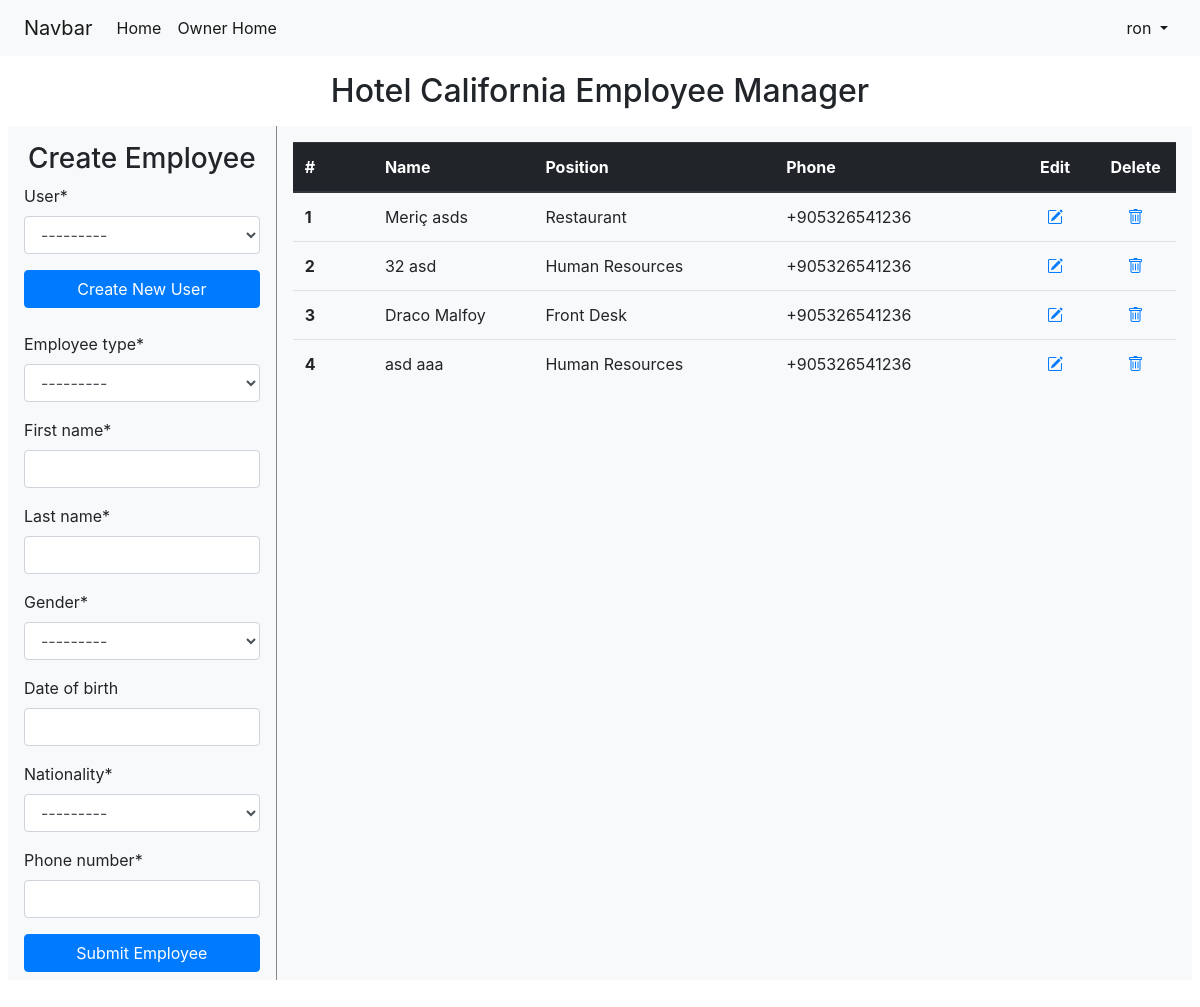
The page /manager/2/employee_manager (signed in) on the database as committed earlier.
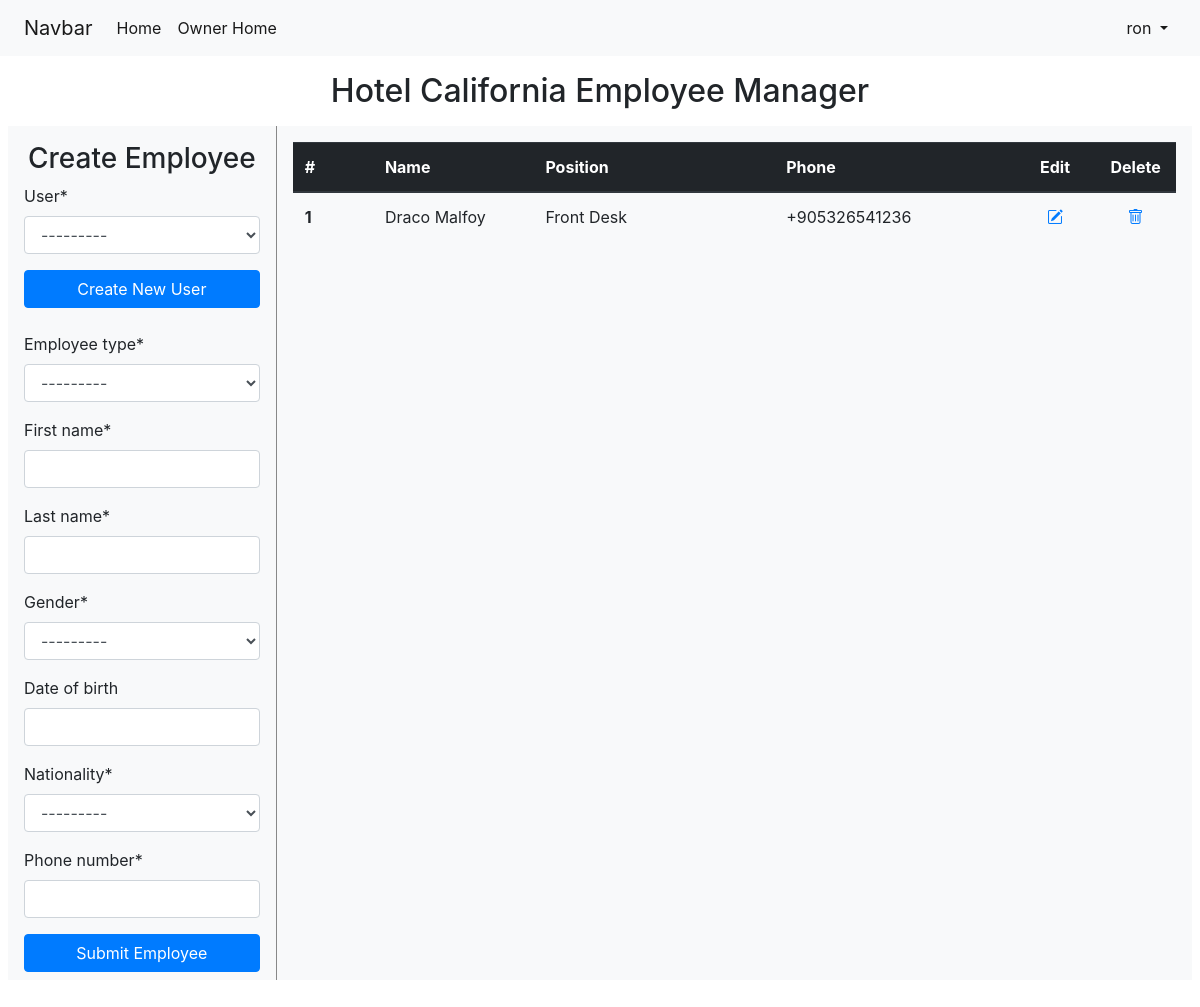
The same page on the database as committed later.
### main/models.py (models this page shows, shortened)
class User(AbstractUser):
    def is_owner(self):
        return hasattr(self, 'owner')

### manager/models.py (models this page shows, shortened)
class Hotel(models.Model):
    owners = models.ManyToManyField(Owner)
    name = models.CharField(max_length=128)
    country = models.ForeignKey('main.Country', on_delete=models.SET_NULL, null=True, related_name='hotels')
    state = models.CharField(max_length=32, null=True, blank=True)
    city = models.CharField(max_length=32)
    address_line_1 = models.CharField(max_length=64)
    address_line_2 = models.CharField(max_length=64, null=True, blank=True)
    zipcode = models.CharField(max_length=16)
    email = models.EmailField(max_length=256)
    phone_number = PhoneNumberField()

class HotelUser(models.Model):
    user = models.ForeignKey('main.User', on_delete=models.CASCADE)
    hotel = models.ForeignKey(Hotel, on_delete=models.CASCADE)
    def __str__(self):
        return self.user.username

class Employee(models.Model):
    employee_type_choices = [
        ('FR', 'Front Desk'),
        ('MD', 'Maid'),
        ('EN', 'Engineer'),
        ('KT', 'Kitchen'),
        ('RS', 'Restaurant'),
        ('MA', 'Maintenance'),
        ('HR', 'Human Resources'),
        ('MN', 'Manager'),
    ]
    gender_choices = [
        ('M', 'Male'),
        ('F', 'Female'),
    ]
    id_type_choices = [
        ('I', 'Id card'),
        ('P', 'passport'),
    ]
    user = models.ForeignKey(HotelUser, on_delete=models.CASCADE)
    employee_type = models.CharField(max_length=2, choices=employee_type_choices)
    first_name = models.CharField(max_length=32)
    last_name = models.CharField(max_length=32)
    gender = models.CharField(max_length=1, choices=gender_choices)
    date_of_birth = models.DateField(null=True, blank=True)
    nationality = models.ForeignKey('main.Country', on_delete=models.SET_NULL, null=True)
    phone_number = PhoneNumberField()
    @property
    def full_name(self):
        return f"{self.first_name} {self.last_name}"

### manager/views.py (the view)
# urls.py: path('<int:hotel_id>/employee_manager', views.EmployeeManagerView.as_view(), name='employee_manager'),
class EmployeeManagerView(HotelOwnerMixin, CreateView):
    form_class = CreateEmployeeForm
    template_name = 'manager/employee_manager.html'
    def setup(self, request, *args, **kwargs):
        hotel_id = kwargs['hotel_id']
        self.hotel = Hotel.objects.get(id=hotel_id)
        self.success_url = reverse('manager:employee_manager', kwargs={'hotel_id':hotel_id})
        return super().setup(request, *args, **kwargs)
    def get_context_data(self, **kwargs):
        employees = Employee.objects.filter(user__hotel=self.hotel)
        extra_context = {
            'employees': employees,
            'create': True,
            'hotel': self.hotel,
        }
        kwargs.update(extra_context)
        return super().get_context_data(**kwargs)
    def get_form_kwargs(self):
        kwargs = super().get_form_kwargs()
        kwargs.update({'hotel':self.hotel})
        return kwargs

### manager/forms.py
class CreateEmployeeForm(forms.ModelForm):
    def __init__(self, hotel, *args, **kwargs):
        super().__init__(*args, **kwargs)
        self.fields['user'].queryset = HotelUser.objects.filter(hotel=hotel)
    class Meta:
        model = Employee
        exclude = []
        widgets = {
            'user': forms.Select(attrs={'class': 'form-control', 'id': 'user-field'}),
            'employee_type': forms.Select(attrs={'class': 'form-control'}),
            'first_name': forms.TextInput(attrs={'class': 'form-control'}),
            'last_name': forms.TextInput(attrs={'class': 'form-control'}),
            'gender': forms.Select(attrs={'class': 'form-control'}),
            'date_of_birth': forms.DateInput(attrs={'class': 'form-control'}),
            'nationality': forms.Select(attrs={'class': 'form-control'}),
            'phone_number': forms.TextInput(attrs={'class': 'form-control'}),
        }

### main/models.py (called while the page is built)
    def __str__(self):
        return self.name

### manager/mixins.py (called while the page is built)
    def dispatch(self, request, *args, **kwargs):
        if not request.user.is_authenticated:
            return self.handle_no_permission()
        if not hasattr(request.user, 'owner'):
            return HttpResponseRedirect(reverse('main:index'))
        id = kwargs['hotel_id']
        hotel = Hotel.objects.get(id=id)
        if not hotel in request.user.owner.hotel_set.all():
            raise PermissionDenied
        return super().dispatch(request, *args, **kwargs)

### manager/templates/manager/employee_manager.html (shortened to what this page needs)
{% extends 'main/layout.html'  %}
{% load static %}
<!-- {% block style %}
    <link rel="stylesheet" href="{% static 'manager/floor_manager.css' %}">
{% endblock %} -->
{% block body %}
{% load crispy_forms_tags %}
<h2 class="text-center m-3" id="main_title">{{hotel.name}} Employee Manager</h2>
<div class="d-flex  justify-content-center mb-5 mx-2">
    {% if create %}
        <div class=" bg-light py-2" style="border-right: 1px solid #888; width: 350px;">
            <div class="text-center my-2" ><h3>Create Employee</h3></div>
            <form action="{% url 'manager:employee_manager' hotel.id %}" id="create-form" method="post" class="px-3 ">
                {% for field in form %}
                    {{ field|as_crispy_field }}
                    {% if field == form.user %}
                        <a href="{% url 'manager:hotel_user' hotel.id %}" class="btn btn-primary btn-block mb-4">Create New User</a>
                    {% endif %}
                {% endfor %}
                <input class="btn btn-primary btn-block" type="submit" value="Submit Employee">
            </form>
        </div>
    {% endif %}
    {% if not employees %}
        <div class="bg-light w-75 p-3">
            <div class="alert alert-warning" role="alert">
                No employees available.
            </div>
        </div>
    {% else %}
        {% include 'manager/table_employees.html' with employees=employees hotel=hotel %}
    {% endif %}
</div>
{% endblock %}

### main/templates/main/layout.html (shortened to what this page needs)
<!doctype html>
<html lang="en">
  <head>
    <link rel="stylesheet" href="https://maxcdn.bootstrapcdn.com/bootstrap/4.0.0/css/bootstrap.min.css">
    <link rel="stylesheet" href="https://cdn.jsdelivr.net/npm/bootstrap-icons@1.8.1/font/bootstrap-icons.css">
    {% block style %}
    {% endblock %}
  </head>
  <body>
    <nav class="navbar navbar-expand-lg navbar-light bg-light px-4">
        <a class="navbar-brand" href="#">Navbar</a>
        <div class="collapse navbar-collapse" id="navbarSupportedContent">
          <ul class="navbar-nav mr-auto">
            <li class="nav-item active">
              <a class="nav-link" href="{% url 'main:index' %}">Home <span class="sr-only">(current)</span></a>
            </li>
            {% if user.is_authenticated %}
              {% if user.is_owner %}
                <li class="nav-item active">
                  <a class="nav-link" href="{% url 'manager:index' %}">Owner Home</a>
                </li>
              {% else %}
                <li class="nav-item active">
                  <a class="nav-link" href="{% url 'manager:register' %}">Register Owner</a>
                </li>
              {% endif %}
            {% else %}
              <li class="nav-item active">
                <a class="nav-link" href="{% url 'main:register' %}">Register</a>
              </li>
            {% endif %}
          </ul>
          <span>
            <ul class="navbar-nav mr-auto">
              {% if user.is_authenticated %}
                <li class="nav-item active dropdown">
                  <a class="nav-link dropdown-toggle" href="#" id="navbarDropdown" role="button" data-toggle="dropdown" aria-haspopup="true" aria-expanded="false">
                    {{user.username}}
                  </a>
                </li>
              {% else %}
                <li class="nav-item active">
                  <a class="nav-link" href="{% url 'main:login' %}">Login</a>
                </li>
              {% endif %}
            </ul>
          </span>
        </div>
    </nav>
    {% block body %}
    {% endblock %}
  </body>
</html>

### manager/templates/manager/table_employees.html
{% load static %}
<div class="container-fluid bg-light w-100 p-3 animate-table" id="employee_table_div">
    <table class="table">
        <thead class="thead-dark">
        <tr>
            <th class="align-middle col-md-1" scope="col">#</th>
            <th class="align-middle col-md-2" scope="col">Name</th>
            <th class="align-middle col-md-3" scope="col">Position</th>
            <th class="align-middle col-md-3" scope="col">Phone</th>
            <th class="align-middle text-center col-md-1" scope="col">Edit</th>
            <th class="align-middle text-center col-md-1" scope="col">Delete</th>
        </tr>
        </thead>
        <tbody>
            {% for employee in employees %}
                <tr>
                    <th scope="row">{{forloop.counter}}</th>
                    <td>{{ employee.full_name }}</td>
                    <td>{{ employee.get_employee_type_display }}</td>
                    <td>{{ employee.phone_number }}</td>
                    <td style="text-align: center;" class="align-middle">
                        <a href="{% url 'manager:employee_edit' hotel_id=hotel.id pk=employee.id %}"><i class="bi bi-pencil-square"></i></a>
                    </td>
                    <td style="text-align: center;" class="align-middle">
                        <a href="javascript:void(0);">
                            <i data-employee="{{employee.id}}"
                                class="bi bi-trash"
                                hx-post="employee_manager/del/{{employee.id}}"
                                hx-target="#employee_table_div"
                                hx-trigger="confirmed"
                                hx-swap="outerHTML swap:100ms"
                                _="on click call Swal.fire({title: 'Confirm', text: 'Do you want to delete this employee?'}) if result.isConfirmed trigger confirmed"></i>
                        </a>
                    </td>
                </tr>
            {% endfor %}
        </tbody>
    </table>
</div>

### manager/static/manager/floor_manager.css (style rules this page uses)
.animate-table { opacity: 1; transition: opacity 300ms ease-out; }

Rows that differ between the two databases and show on the page:
removed Employee: full_name "Meriç asds", employee_type "Restaurant", phone_number "+905326541236"
removed Employee: full_name "32 asd", employee_type "Human Resources", phone_number "+905326541236"
removed Employee: full_name "asd aaa", employee_type "Human Resources", phone_number "+905326541236"
